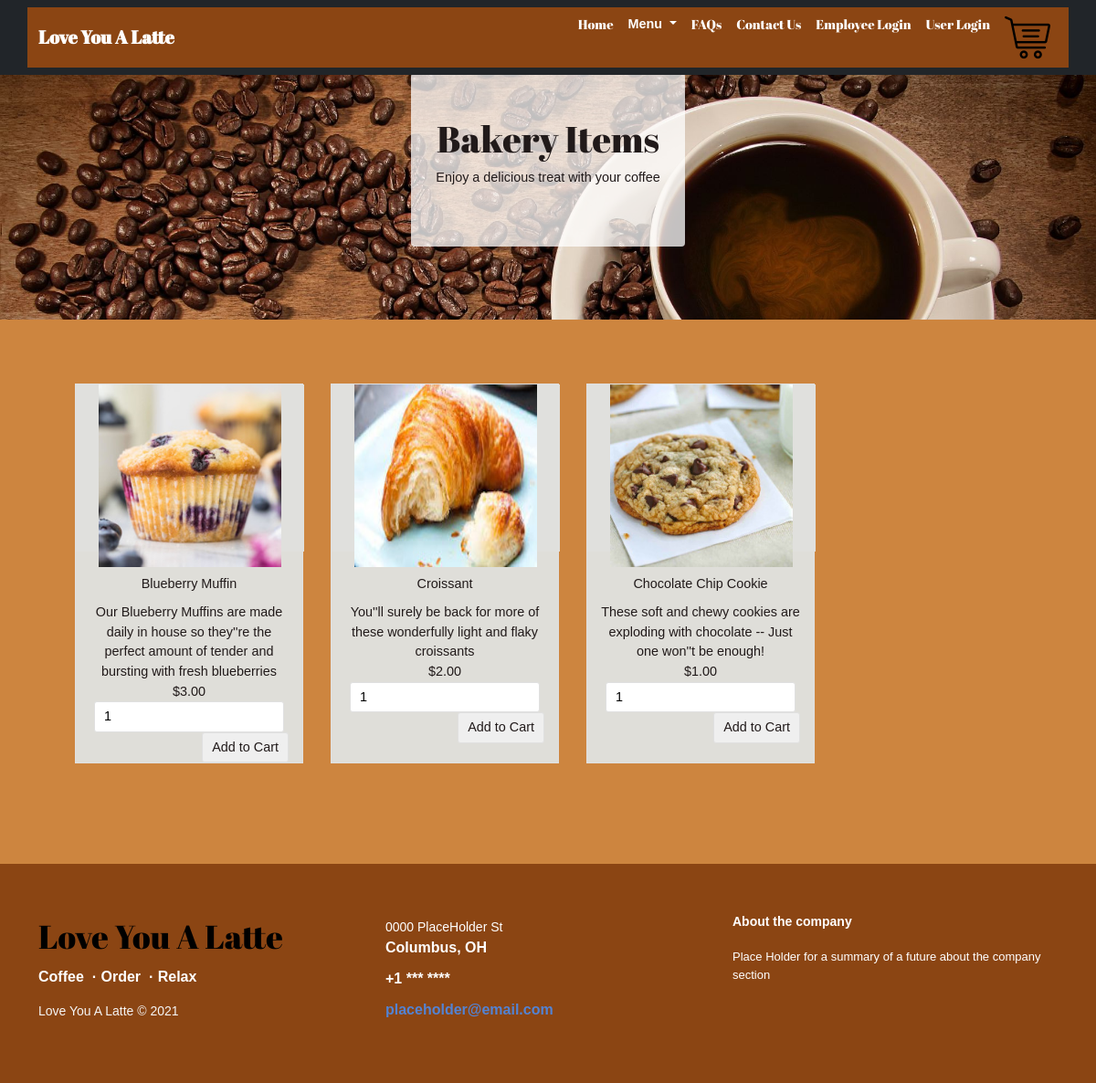
Page /bakeryMenu.php on the committed database.
### tables this page shows
CREATE TABLE `product` (
  `id` int(8) NOT NULL PRIMARY KEY AUTO_INCREMENT,
  `name` varchar(255) NOT NULL,
  `code` varchar(255) NOT NULL UNIQUE KEY,
  `category` varchar(255) NOT NULL,
  `image` text NOT NULL,
  `price` double(10,2) NOT NULL,
  `description` varchar(200) NOT NULL
);

### public/dbcontroller.php (called while the page is built, shortened)
<?php
class DBController
{
	private $host = "mariadb";
	private $user = "root";
	private $password = "welcome1";
	private $database = "love_you_a_latte";
	private $conn;
	function __construct()
	{
		$this->conn = $this->connectDB();
	}
	function connectDB()
	{
		$conn = mysqli_connect($this->host, $this->user, $this->password, $this->database);
		return $conn;
	}
	function runQuery($query)
	{
		$result = mysqli_query($this->conn, $query);
		while ($row = mysqli_fetch_assoc($result)) {
			$resultset[] = $row;
		}
		if (!empty($resultset))
			return $resultset;
	}
}

### public/bakeryMenu.php (the view, shortened to what this page needs)
<?php
require_once("dbcontroller.php");
$db_handle = new DBController();
?>
<!DOCTYPE html>
<html>
<head>
    <?php include('./components/header.php') ?>
</head>
<body id="menubody">
<?php include('./components/nav.php') ?>
    <div id="Menuintro">
        <div class="rounded border-light jumbotron py-5 px-4">
            <h1 style="font-family: 'Abril Fatface', serif;">Bakery Items</h1>
            <p>Enjoy a delicious treat with your coffee</p>
        </div>
    </div>
    <div class="dark-section">
        <div class="container overflow-auto site-section" id="why">
            <div id="product-grid">
                <?php
                $product_array = $db_handle->runQuery("SELECT * FROM product WHERE category='bakery' ORDER BY id ASC");
                if (!empty($product_array)) {
                    foreach($product_array as $key=>$value){
                ?>
                    <div class="product-item">
                        <form method="post" action="cart.php?action=add&code=<?php echo $product_array[$key]["code"]; ?>" target="dummyframe">
                        <div class="product-image"><img src="<?php echo $product_array[$key]["image"]; ?>"></div>
                        <div class="product-tile-footer">
                        <div class="product-title"><?php echo $product_array[$key]["name"]; ?></div>
                        <div class="product-description"><?php echo $product_array[$key]["description"]; ?></div>
                        <div class="product-price"><?php echo "$".$product_array[$key]["price"]; ?></div>
                        <div class="cart-action"><input type="number" class="product-quantity" name="quantity" min="0" value="1" size="2" /><input type="submit" value="Add to Cart" class="btnAddAction" /></div>
                        </div>
                        </form>
                    </div>
                <?php
                    }
                }
                ?>
            </div>
        </div>
    </div>
        <?php include('./components/footer.php') ?>
</body>
</html>

### public/assets/css/styles.css (style rules this page uses)
body { font-family: Arial, Helvetica, sans-serif; }
#Menuintro { text-align: center; padding: 80px; background: url("../../assets/img/homepage.jpg"); background-size: cover; }
#Menuintro .jumbotron { border-radius: 20px; padding: 40px; background-color: rgba(255,255,255,0.75); max-width: 300px; margin: 0 auto; }
.dark-section { background-color: #cd853f; }
.site-section { text-align: center; padding-bottom: 70px; }
#menubody { background-color: saddlebrown; }

### public/assets/css/cartstyle.css (style rules this page uses)
body { font-family: Arial; color: #211a1a; font-size: 0.9em; }
#product-grid { display: flex; flex-wrap: wrap; margin: 40px; }
.btnAddAction { padding: 5px 10px; margin-left: 5px; background-color: #efefef; border: #E0E0E0 1px solid; color: #211a1a; float: right; text-decoration: none; border-radius: 3px; cursor: pointer; }
.product-item { float: left; background: #dfded9; margin: 30px 30px 0px 0px; border: #E0E0E0 1px solid; width: 100%; max-width: 250px; }
.product-image { height: 183px; width: 250px; background-color: rgb(224, 224, 221); }
.product-image img { width: 200px; height: 200px; }
.product-title { margin-top: 10px; margin-bottom: 10px; }
.product-description { word-wrap: break-word; }
.product-price { float:bottom left; }
.cart-action { float: right; }
.product-quantity { padding: 5px 10px; border-radius: 3px; border: #E0E0E0 1px solid; }
.product-tile-footer { padding: 15px 15px 0px 15px; overflow: auto; }

### rows in the picture
product: image (picture), name "Blueberry Muffin", description "Our Blueberry Muffins are made daily in house so they''re the perfect amount of tender and bursting with fresh blueberries", price "3.00"
product: image (picture), name "Croissant", description "You''ll surely be back for more of these wonderfully light and flaky croissants", price "2.00"
product: image (picture), name "Chocolate Chip Cookie", description "These soft and chewy cookies are exploding with chocolate -- Just one won''t be enough!", price "1.00"
